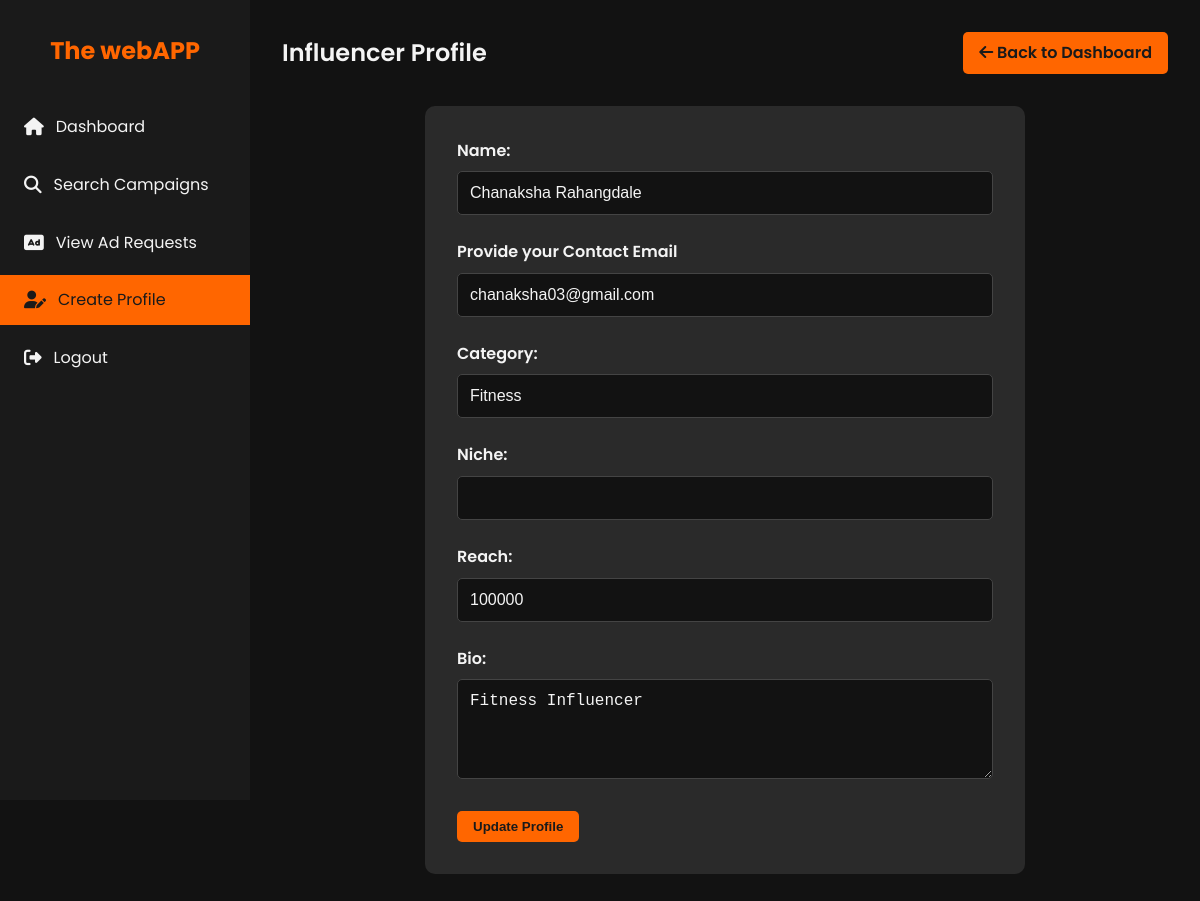
Page /influencer/profile (signed in) on the committed database.
### models.py (models this page shows, shortened)
class Influencer(db.Model):
    id = db.Column(db.Integer, primary_key=True)
    user_id = db.Column(db.Integer, db.ForeignKey('user.id'), nullable=False)
    name= db.Column(db.String(120))
    contact_email= db.Column(db.String(120), nullable=False)
    category = db.Column(db.String(120))
    niche = db.Column(db.String(120))
    is_flagged = db.Column(db.Boolean, default=False)
    reach = db.Column(db.Integer)
    bio = db.Column(db.Text)
    user = db.relationship('User', back_populates='influencer')

### app.py (the view, shortened to what this page needs)
    @app.route('/influencer/profile', methods=['GET', 'POST'])
    @login_required
    @influencer_required
    def influencer_profile():
        influencer = Influencer.query.filter_by(user_id=current_user.id).first()
        if not influencer:
            flash('Influencer profile not found.', 'error')
            return redirect(url_for('home'))
        return render_template('influencer_profile.html', influencer=influencer)

### templates/influencer_profile.html (shortened to what this page needs)
<!DOCTYPE html>
<html lang="en">
<head>
    <link rel="stylesheet" href="https://cdnjs.cloudflare.com/ajax/libs/font-awesome/6.1.1/css/all.min.css">
</head>
<body>
    <div class="dashboard">
        <aside class="sidebar">
            <div class="logo">
                <h1>The webAPP</h1>
            </div>
            <nav>
                <ul class="nav-menu">
                    <li class="nav-item">
                        <a href="{{ url_for('influencer') }}" class="nav-link">
                            <i class="fas fa-home"></i> Dashboard
                        </a>
                    </li>
                    <li class="nav-item">
                        <a href="{{ url_for('search_campaigns') }}" class="nav-link">
                            <i class="fas fa-search"></i> Search Campaigns
                        </a>
                    </li>
                    <li class="nav-item">
                        <a href="{{ url_for('influencer_ad_requests') }}" class="nav-link">
                            <i class="fas fa-ad"></i> View Ad Requests
                        </a>
                    </li>
                    <li class="nav-item">
                        <a href="{{ url_for('influencer_profile') }}" class="nav-link active">
                            <i class="fas fa-user-edit"></i> Create Profile
                        </a>
                    </li>
                    <li class="nav-item">
                        <a href="{{ url_for('logout') }}" class="nav-link">
                            <i class="fas fa-sign-out-alt"></i> Logout
                        </a>
                    </li>
                </ul>
            </nav>
        </aside>
        <main class="main-content">
            <header class="header">
                <h1 class="welcome-text">Influencer Profile</h1>
                <a href="{{ url_for('influencer') }}" class="btn">
                    <i class="fas fa-arrow-left"></i> Back to Dashboard
                </a>
            </header>
            <form action="{{ url_for('influencer_profile') }}" method="post" class="profile-form">
                <div class="form-group">
                    <label for="name">Name:</label>
                    <input type="text" id="name" name="name" value="{{ influencer.name or '' }}" class="form-control">
                </div>
                <div class="form-group">
                    <label for="contact_email">Provide your Contact Email</label>
                    <input type="text" id="contact_email" name="contact_email" value="{{ influencer.contact_email or '' }}" class="form-control">
                </div>
                <div class="form-group">
                    <label for="category">Category:</label>
                    <input type="text" id="category" name="category" value="{{ influencer.category or '' }}" class="form-control">
                </div>
                <div class="form-group">
                    <label for="niche">Niche:</label>
                    <input type="text" id="niche" name="niche" value="{{ influencer.niche or '' }}" class="form-control">
                </div>
                <div class="form-group">
                    <label for="reach">Reach:</label>
                    <input type="number" id="reach" name="reach" value="{{ influencer.reach or '' }}" class="form-control">
                </div>
                <div class="form-group">
                    <label for="bio">Bio:</label>
                    <textarea id="bio" name="bio" rows="4" class="form-control">{{ influencer.bio or '' }}</textarea>
                </div>
                <button type="submit" class="btn">Update Profile</button>
            </form>
        </main>
    </div>
</body>
</html>

### templates/influencer_profile.html (style rules this page uses)
:root { --primary-color: #1a1a1a; --secondary-color: #ff6600; --text-color: #f4f4f4; --bg-color: #121212; --card-bg-color: #2a2a2a; --hover-color: #ff8533; }
* { margin: 0; padding: 0; box-sizing: border-box; }
body { font-family: 'Poppins', sans-serif; line-height: 1.6; color: var(--text-color); background-color: var(--bg-color); }
.dashboard { display: flex; min-height: 100vh; }
.sidebar { width: 250px; background-color: var(--primary-color); padding: 2rem 0; position: fixed; height: 100vh; overflow-y: auto; }
.logo { text-align: center; margin-bottom: 2rem; }
.logo h1 { color: var(--secondary-color); font-size: 1.5rem; }
.nav-menu { list-style-type: none; }
.nav-item { margin-bottom: 0.5rem; }
.nav-link { display: flex; align-items: center; padding: 0.75rem 1.5rem; color: var(--text-color); text-decoration: none; transition: all 0.3s ease; }
.nav-link:hover, .nav-link.active { background-color: var(--secondary-color); color: var(--primary-color); }
.nav-link i { margin-right: 0.75rem; font-size: 1.1rem; }
.main-content { flex-grow: 1; margin-left: 250px; padding: 2rem; }
.header { display: flex; justify-content: space-between; align-items: center; margin-bottom: 2rem; }
.welcome-text { font-size: 1.5rem; font-weight: 600; }
.btn { background-color: var(--secondary-color); color: var(--primary-color); padding: 0.5rem 1rem; border: none; border-radius: 5px; cursor: pointer; font-weight: 600; transition: all 0.3s ease; text-decoration: none; display: inline-block; }
.profile-form { background-color: var(--card-bg-color); border-radius: 10px; padding: 2rem; max-width: 600px; margin: 0 auto; }
.form-group { margin-bottom: 1.5rem; }
.form-group label { display: block; margin-bottom: 0.5rem; font-weight: 600; }
.form-control { width: 100%; padding: 0.75rem; border: 1px solid #444; border-radius: 5px; background-color: var(--bg-color); color: var(--text-color); font-size: 1rem; }
textarea.form-control { resize: vertical; min-height: 100px; }

### rows in the picture
Influencer: name "Chanaksha Rahangdale", contact_email "chanaksha03@gmail.com", category "Fitness", reach "100000", bio "Fitness Influencer"
